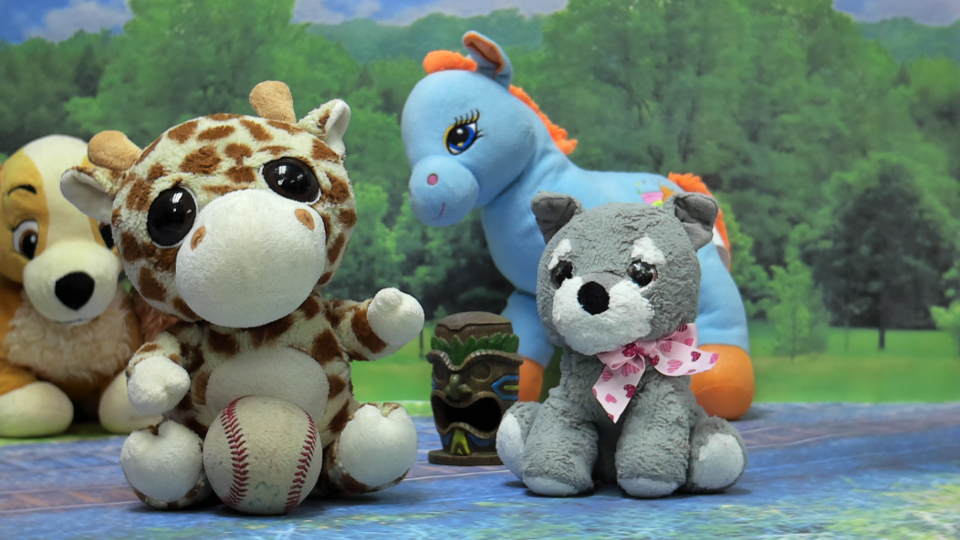
#> input picture testimgs/exp01_1.png, 1920 x 1080 px (shown at 1/2 size); its folder holds 4 pictures in this run
$ python mainMultiCamPSOrect.py   (older library calls are emulated)
#> lines starting #> are read from the running program, lines starting #| are printed output that depends on the picture
### projective_lib.py
import cv2
import numpy as np
import matplotlib.pylab as plt
from numba import jit, njit

def load_images(image_name):
    """
        Load and preprocess images.
        This function reads an image file, converts it from BGR to RGB color space,
        and then converts the RGB image to grayscale.
        Parameters:
            image_name (str): The filename of the image to load.
        Returns:
            img (numpy.ndarray): The loaded image in RGB color space.
            img_gray (numpy.ndarray): The grayscale version of the loaded image.
        Raises:
            FileNotFoundError: If the specified image file cannot be found.
        """
#> called with image_name = 'testimgs/exp01_1.png'
    # Read the image
    img = cv2.imread(image_name)
#> img is the input picture: shape (1080, 1920, 3); mean B, G, R 112, 124.5, 106.1
    # Check if the image was successfully loaded
    if img is None:
        raise FileNotFoundError(f"Unable to load image '{image_name}'")
    # Convert BGR to RGB
    img = cv2.cvtColor(img, cv2.COLOR_BGR2RGB)
    # Convert RGB to grayscale
    imgg = cv2.cvtColor(img, cv2.COLOR_RGB2GRAY)
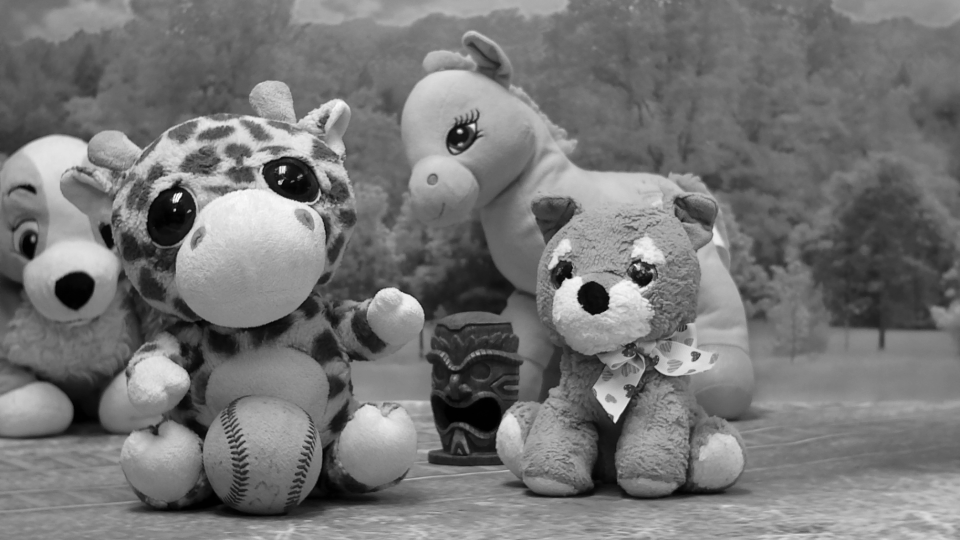
#> imgg: shape (1080, 1920) (shown at 1/2 size); min 0, max 254, mean 117.6
#> call 2 of load_images, with image_name = 'testimgs/exp01_2.png'
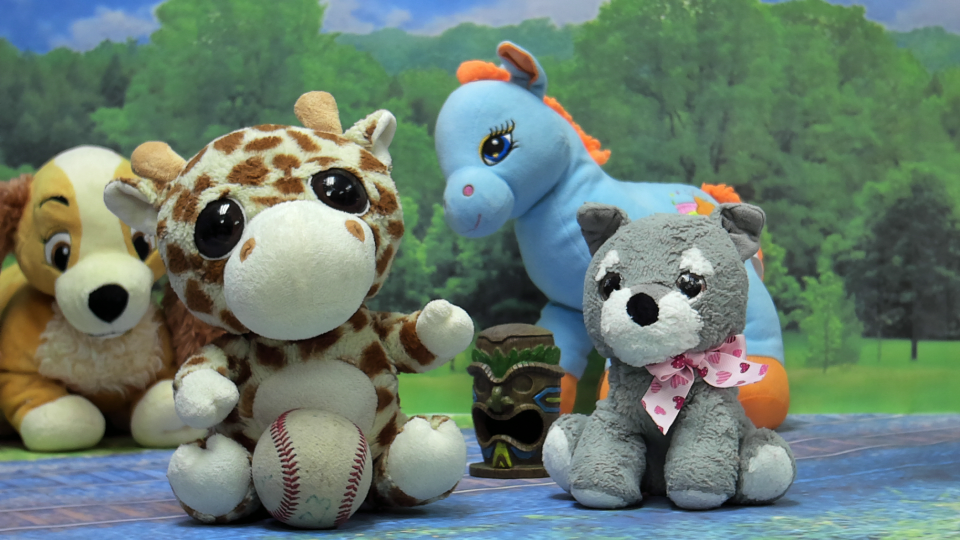
#> input picture testimgs/exp01_2.png, 1920 x 1080 px (shown at 1/2 size)
#> in load_images, img is the input picture: shape (1080, 1920, 3); mean B, G, R 111, 123.5, 105
#> in load_images (call 2), `imgg = cv2.cvtColor(img, cv2.COLOR_RGB2GRAY)`:
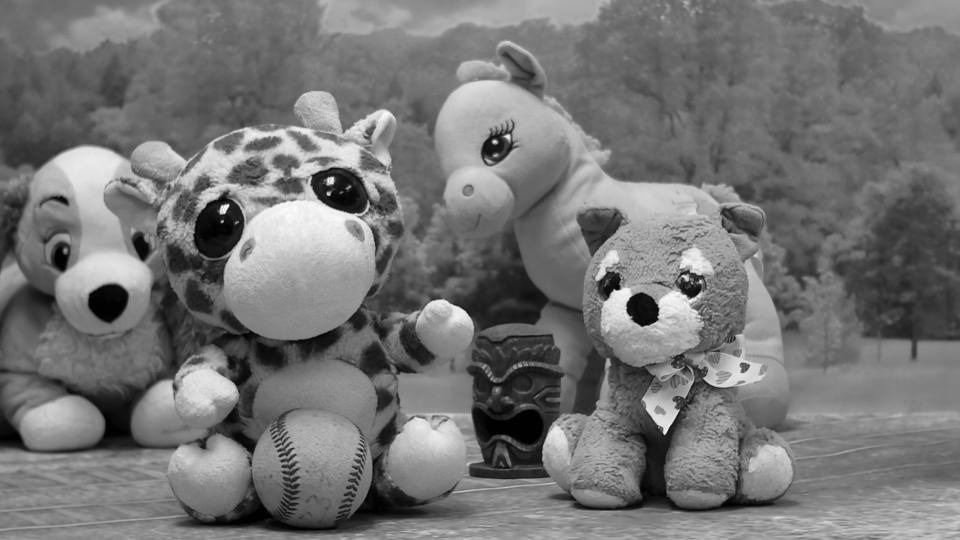
#> imgg: shape (1080, 1920) (shown at 1/2 size); min 0, max 254, mean 116.5
    return img, imgg

def interest_points(img0g, imgg, Np):
#> called with Np = 250
    Npt = 4 * Np  # Numero de puntos totales
    Np0 = Npt  # Numero puntos para intentar asociar
    #imgg = cv2.normalize(cv2.convertScaleAbs(cv2.Laplacian(imgg, cv2.CV_64F)), None, alpha=0, beta=1, norm_type=cv2.NORM_MINMAX, dtype=cv2.CV_64F)
    #imgg = cv2.equalizeHist(imgg.astype(np.uint8))

    sift = cv2.SIFT_create()
    keypoints, descriptors = sift.detectAndCompute(imgg, None)
#> keypoints = 5107 keypoints; strongest (x, y, size): (447, 418, 11.8), (1286, 619, 39), (989, 284, 6.6), (657, 387, 5.8)
    #img0g = cv2.normalize(cv2.convertScaleAbs(cv2.Laplacian(img0g, cv2.CV_64F)), None, alpha=0, beta=1, norm_type=cv2.NORM_MINMAX, dtype=cv2.CV_64F)
    #img0g = cv2.equalizeHist(img0g.astype(np.uint8))

    keypoints_0, descriptors_0 = sift.detectAndCompute(img0g, None)
#> keypoints_0 = 4263 keypoints; strongest (x, y, size): (354, 395, 11.8), (565, 339, 10.5), (1188, 596, 38.4), (919, 262, 6.6)

    bf = cv2.BFMatcher()
    matches = bf.knnMatch(descriptors, descriptors_0, k=2)
#> matches = 5107 matches

    good_matches = []
    for m, n in matches:
        if m.distance < 0.25 * n.distance:
            good_matches.append(m)
#> after the loop, good_matches = 691 matches

    if len(good_matches) < Npt:
        Np0 = len(good_matches)
#> Np0 = 691

    mP1 = np.array([keypoints[m.queryIdx].pt for m in good_matches])
#> mP1 = 691 pairs, first value 99.46 to 1865.1, second value 88.07 to 1059.8
    mP2 = np.array([keypoints_0[m.trainIdx].pt for m in good_matches])
#> mP2 = 691 pairs, first value 35.78 to 1801.3, second value 68.62 to 1035.7

    index0 = []
    for k in range(Np0):
        dist = np.sqrt((mP1[k, 1] - mP2[k, 1]) ** 2)
        if dist < 0.1 * img0g.shape[1]:
            index0.append(k)
#> this loop made 691 passes
#> dist on passes 1 to 3: 24.15, 24.53, 23.96
#> after the loop, index0 = 691 values from 0 to 690
    index0 = np.array(index0)
    Np0 = len(index0)

    if len(index0) == 0:
        matchedPoints = []
        matchedPoints0 = []
    else:
        if Np0 < Np:
            Np = Np0

        index_e = np.random.choice(index0, size=Np, replace=False)
#> index_e = 250 values, max 689 at index 152, min 1 at index 10, mean 341.1

        matchedPoints = [keypoints[m.queryIdx] for m in [good_matches[i] for i in index_e]]
#> matchedPoints = 250 keypoints; strongest (x, y, size): (989, 284, 6.6), (444, 443, 3.8), (216, 602, 47.3), (1015, 273, 6.8)
        matchedPoints0 = [keypoints_0[m.trainIdx] for m in [good_matches[i] for i in index_e]]
#> matchedPoints0 = 250 keypoints; strongest (x, y, size): (919, 262, 6.6), (349, 420, 3.7), (149, 577, 46.9), (945, 252, 6.8)

    return matchedPoints, matchedPoints0, Np

# [48 lines left out: functions show_matched_features, create_anaglyph, not called in this run]

@njit
def gcoord(MN):
    if len(MN) == 1:
        MN = [MN[0], MN[0]]
    else:
        MN = [MN[0], MN[1]]

    Kn = np.array([[2, 0, -MN[1] - 1],
                   [0, 2, -MN[0] - 1],
                   [0, 0, max(MN) - 1]]) / (max(MN) - 1)
    return Kn
# [73 lines left out: functions rmat, rm, homography8dgf, hom, not called in this run]

def ihom(pts):
    return (pts[:-1] / pts[-1]).T

# [41 lines of commented-out code are left out]

# [126 lines left out: functions proj_transform_numba, aux_interp, gcoord_proj, gcoord_idx, reproject_points, not called in this run]

### mainMultiCamPSOrect.py
import cv2
import numpy as np
import matplotlib.pylab as plt
from pyswarms.single.global_best import GlobalBestPSO
import projective_lib as proj
import time
############################################################################
# Define functions or code blocks for each case
def twoCam(**kwargs):
    print("Two-camera image rectification")
    from objective_function_2Cam import fitnessFUN2Cam
    ######################################################
    '''Parameters for the objective function and PSwO'''
    ftol = 1e-7         # tolerance of the fitness value for termination
    ftol_iter = 40      # number of iterations that fitness-value not improve more than 'ftol'
    max_iter = 2000     # maximum number of allowed iteration for PSwO algorithm
    psw_opts = {'c1': 0.5, 'c2': 0.3, 'w': 0.9} # coefficients of the PSwO algorithm
    fitmin = 2e-2       # minimum allowed fitness-value after PSwO termination
    maxtrials = 5       # maximum number of trials to obtain a solution fitness<=fitmin
    ######################################################
    Nvar = 6 * Ncam     # number of parameters to be optimized (six per camera)
    Npart = 10 * Nvar   # number of particles for the PSwO algorithm

    '''Reading stereo images to be rectified'''
    print('Reading stereo images to be rectified ', end='')
    start_time = time.time()
    img1, imgg1 = proj.load_images(dir + imname + '_1.png')
    img2, imgg2 = proj.load_images(dir + imname + '_2.png')
    MNc = img1.shape  # Shape of input images (rows,columns,channels)
    end_time = time.time()
    elapsed_time = end_time - start_time
    print("(done in ", round(elapsed_time, 2), "seconds)")

    '''Detection of corresponding points in the input images (SIFT method)'''
    print('Detecting corresponding points using SIFT: ', end='')
    start_time = time.time()
    matchedPoints_c21, matchedPoints_c12, Np = proj.interest_points(imgg1, imgg2, Np0)
#> matchedPoints_c21 has the same summary as matchedPoints in interest_points; matchedPoints_c12 has the same summary as matchedPoints0 in interest_points; Np = 250
    pts_c12 = np.array([kp.pt for kp in matchedPoints_c12])  # List of coordinates of detected points in image 1
#> pts_c12 = 250 pairs, first value 40.5 to 1738.6, second value 89.57 to 1035.7
    pts_c21 = np.array([kp.pt for kp in matchedPoints_c21])  # List of coordinates of detected points in image 2
#> pts_c21 = 250 pairs, first value 104.1 to 1804.1, second value 109.6 to 1059.8
    # show_matched_features(img1, img2, matchedPoints_c12, matchedPoints_c21)
    end_time = time.time()
    elapsed_time = end_time - start_time
    print("(detected ", Np, " points in ", round(elapsed_time, 2), "seconds)")
#| (detected  250  points in  3.09 seconds)

    '''bounds of the search space for rectification parameters'''
    gamma_bnd = [-np.deg2rad(deg), np.deg2rad(deg)]
    theta_bnd = [-np.deg2rad(deg), np.deg2rad(deg)]
    phi_bnd = [-np.deg2rad(deg), np.deg2rad(deg)]
    f_bnd = [1 - scl, 1 + scl]  # Scaling parameter: (<1 reduce) (>1 increase) (=1 unscaling)
    tx_bnd = [-tx, tx]  # translation in x-direction (in normalized coordinates)
    ty_bnd = [-ty, ty]  # translation in y-direction (in normalized coordinates)
    #######################################################################################

    # Specification of lower and upper bounds for particle swarm optimization
    lb = np.array([gamma_bnd[0], theta_bnd[0], phi_bnd[0], f_bnd[0], tx_bnd[0], ty_bnd[0],
                   gamma_bnd[0], theta_bnd[0], phi_bnd[0], f_bnd[0], tx_bnd[0], ty_bnd[0]])
    ub = np.array([gamma_bnd[1], theta_bnd[1], phi_bnd[1], f_bnd[1], tx_bnd[1], ty_bnd[1],
                   gamma_bnd[1], theta_bnd[1], phi_bnd[1], f_bnd[1], tx_bnd[1], ty_bnd[1]])

    '''Initialization of the Particle Swarm Optimization optimizer'''
    Kn = proj.gcoord(np.array(MNc))  # Transformation matrix Kn (3x3) for coordinate normalization
    bounds = (lb, ub)
    '''Additional parameters passed to the fitness function'''
    kwargs = {"pts_c12": pts_c12, "pts_c21": pts_c21, 'Kn': Kn, "MNc": MNc, "w": w}
    '''Computation of projective transformation parameters for stereo rectification'''
    fitness = 1 # worse-case fitness value
    trials = 0  # reset of PSwO optimization trials
    print('Computing rectifying homographies: ', end='')
    start_time = time.time()
    while (fitness > fitmin) and (trials <= maxtrials):
        optimizer = GlobalBestPSO(n_particles=Npart, dimensions=Nvar, options=psw_opts, bounds=bounds, ftol=ftol,
                                  ftol_iter=ftol_iter)
        fitness, pose = optimizer.optimize(fitnessFUN2Cam, iters=max_iter, verbose=True, **kwargs)
        trials += 1
#> after the loop, trials = 0
    end_time = time.time()
    elapsed_time = end_time - start_time
    print('(done after',trials, 'trials in', round(elapsed_time, 2), 'seconds: fitness=', round(fitness, 3), ')')

    print('Computing rectified images by projective transformation: ', end='')
    start_time = time.time()
    ang = [pose[0], pose[1], pose[2]]
    pix = [pose[3], pose[3], 0]
    txy = [pose[4], pose[5]]
    Sr1 = np.concatenate((ang, pix, txy))
    Gr1 = proj.homography8dgf(Sr1)

    ang = [pose[6], pose[7], pose[8]]
    pix = [pose[9], pose[9], 0]
    txy = [pose[10], pose[11]]
    Sr2 = np.concatenate((ang, pix, txy))
    Gr2 = proj.homography8dgf(Sr2)

    e_a = np.empty((0, 0))
    img1r = proj.proj_transform_numba(img1, Gr1, e_a, 'k')
    img2r = proj.proj_transform_numba(img2, Gr2, e_a, 'k')
    end_time = time.time()
    elapsed_time = end_time - start_time
    print("(done in", round(elapsed_time, 2), "seconds)")

    plt.figure(),
    anaglyph1 = proj.create_anaglyph(img1, img2, pts_c12, pts_c21)
    err0 = np.sum(np.abs(pts_c12[:, 1] - pts_c21[:, 1])) / pts_c12.shape[0]
    plt.imshow(anaglyph1)
    plt.title('Unrectified images C1-C2: ' + str(len(pts_c12)) + ' matching Points,  rect-err: ' + str(round(err0,2)))

    plt.figure(),
    pts1t, pts2t, err = proj.reproject_points(pts_c12, pts_c21, Gr1, Gr2, Kn)
    anaglyph2 = proj.create_anaglyph(img1r, img2r, pts1t, pts2t)
    plt.imshow(anaglyph2)
    plt.title('Rectified images C1-C2: ' + str(len(pts_c12)) + ' matching Points, rect-err: ' + str(round(err,3)))
    plt.show()


# [260 lines left out: functions threeCam, fourCam, not called in this run]
############################################################################
'''Main program begins here!'''
############################################################################
'''Specification of configuration parameters'''
Ncam = 2            # Number of cameras of the multiocular vision system
dir = 'testimgs/'
imname = 'exp01'
Np0 = 250           # Number of desired corresponding points to be detected
deg = 60            # Specify the optimization bounds for rotation angles in the interval [-deg,deg]
scl = 0.3           # Specify the optimization bounds for scaling in the interval [1-scl,1+scl]
tx = 0.3            # Specify the optimization bounds for x-translation in the interval [-tx,tx]
ty = 0.3            # Specify the optimization bounds for y-translation in the interval [-ty,ty]
w = 0.97            # Optimization coefficient for trade-off between epipolar constraint and distortion minimization
###########################################################################
'''kwargs parameters for the switch-case'''
kwargs={"Ncam": Ncam, "Np0": Np0, "deg": deg, "scl": scl, "tx": tx, "w": w, "dir": dir, "imname": imname}
'''Define the switch-case dictionary with functions and kwargs'''
switch = {
    'twoCam': lambda **kwargs: twoCam(**kwargs),        # Pass kwargs to twoCam case
    'threeCam': lambda **kwargs: threeCam(**kwargs),    # Pass kwargs to threeCam case
    'fourCam': lambda **kwargs: fourCam(**kwargs),      # Pass kwargs to fourCam case
    'default': lambda **kwargs: twoCam(**kwargs)        # Pass kwargs to default (twoCam) case
}

# Switch-case logic
if Ncam == 2:
    argument = 'twoCam'
elif Ncam == 3:
    argument = 'threeCam'
else:
    argument = 'fourCam'
switch.get(argument, switch['default'])(**kwargs)
#> (the call stopped at in twoCam, `optimizer = GlobalBestPSO(n_particles=Npart, dimensions=Nvar, options=..`: pyswarms is not available in this run)
########################################################################################
